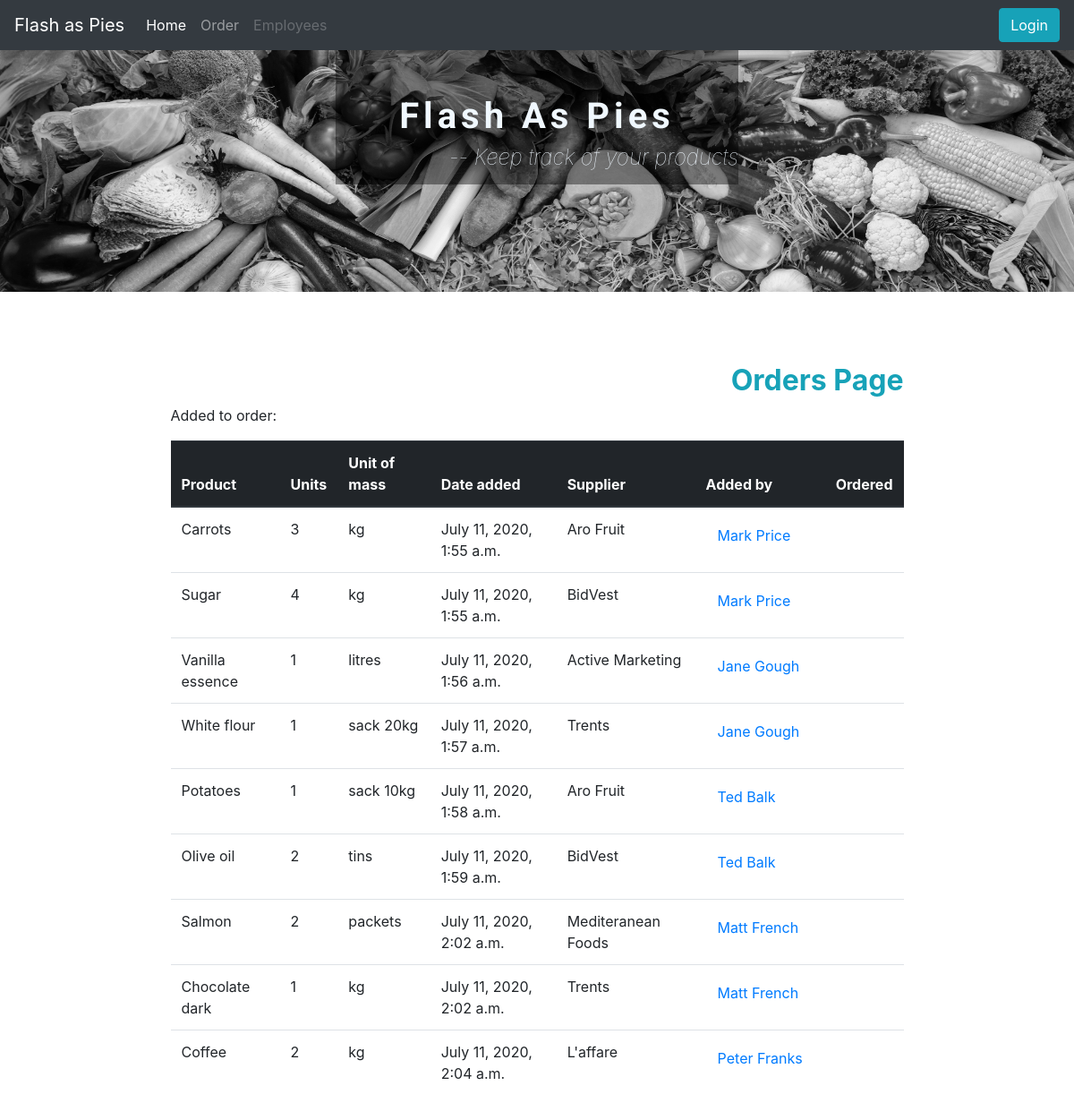
The app's page /order/, older data.
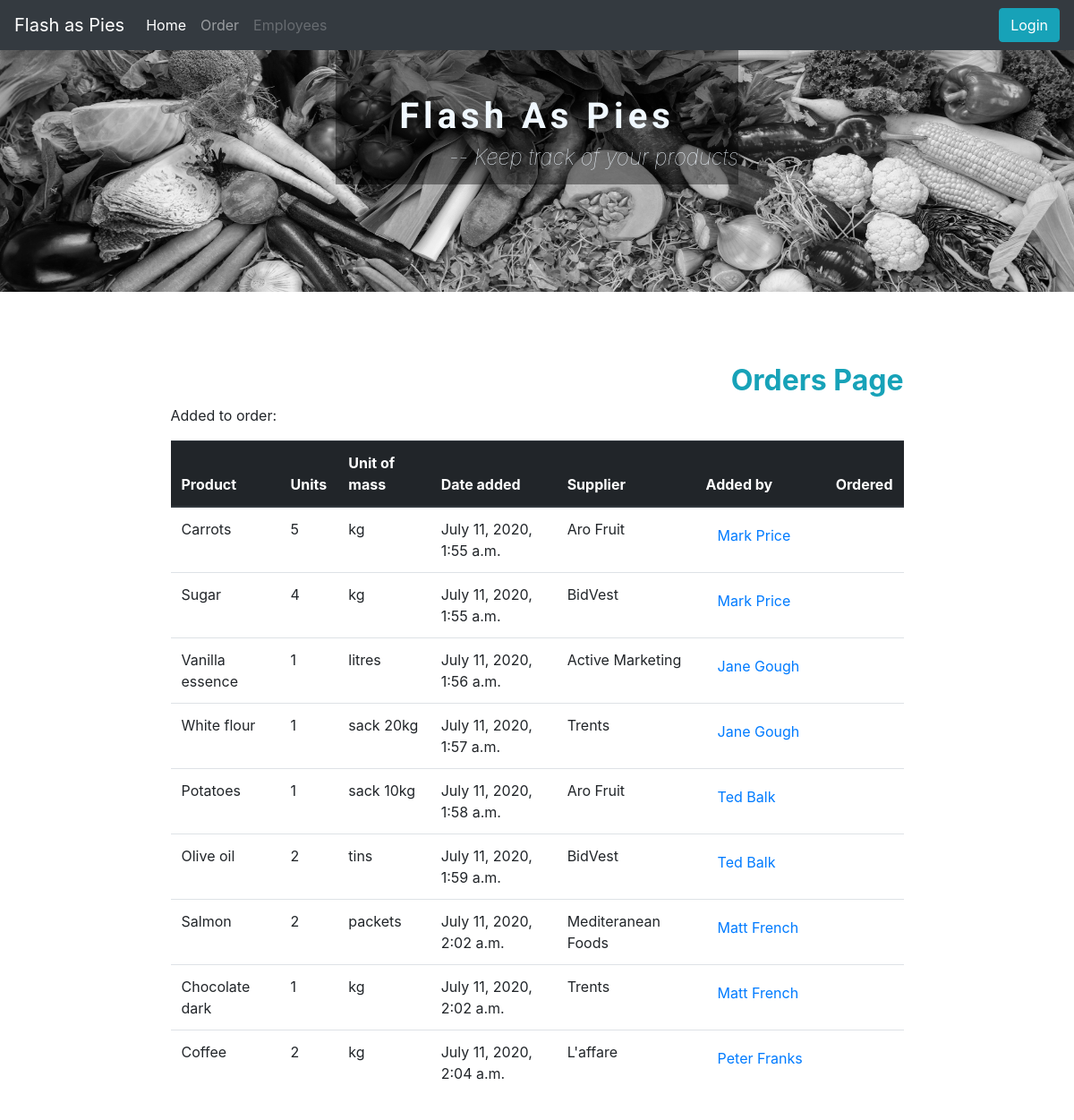
The same page, newer data.
### flashAsPie/models.py (models this page shows, shortened)
class Order (models.Model):
    order_id = models.AutoField(primary_key = True)
    date = models.DateTimeField(auto_now_add = True)
    product = models.ForeignKey(Product, on_delete=models.SET_NULL, null=True)
    units = models.IntegerField()
    quantity = models.ForeignKey(Quantity, on_delete=models.SET_NULL, null=True)
    supplier = models.ForeignKey(Supplier, on_delete=models.SET_NULL, null=True)
    user = models.ForeignKey(User, on_delete=models.SET_NULL, null=True)
    is_ordered = models.BooleanField(default = False)
    objects = OrderManager()

class Product(models.Model):
    product_id = models.AutoField(primary_key=True, verbose_name="ID")
    product_name = models.CharField(max_length= 50)
    brand_name = models.CharField(max_length = 20)
    category = models.ForeignKey(Category, on_delete=models.SET_NULL, null=True)
    units = models.IntegerField()
    quantity = models.ForeignKey(Quantity, on_delete=models.SET_NULL, null=True)
    objects = ProductManager()
    class Meta:
        verbose_name = "Product"
        verbose_name_plural = 'Products'
    def __str__(self):
        return self.product_name

class Quantity (models.Model):
    quantity_id = models.AutoField(primary_key=True)
    measure = models.CharField(max_length = 15)
    objects = QuantityManager()
    class Meta:
        verbose_name = "Quantity"
        verbose_name_plural = 'Quantity'
    def __str__(self):
        return self.measure

class Supplier (models.Model):
    supplier_id = models.AutoField(primary_key = True)
    supplier_name = models.CharField(max_length = 30)
    objects = SupplierManager()
    def __str__(self):
        return self.supplier_name

class User (models.Model):
    user_id = models.AutoField(primary_key=True)
    username = models.CharField(max_length = 15, unique = True)
    password = models.CharField(max_length = 35)
    email = models.EmailField()
    first_name = models.CharField(max_length = 20)
    last_name = models.CharField(max_length = 20)
    dob = models.DateField()
    position = models.CharField(max_length = 25)
    phone = models.CharField(max_length=35)
    is_admin = models.BooleanField(default = False)
    is_staff = models.BooleanField(default = False)
    USERNAME_FIELD = 'username'
    REQUIRED_FIELDS = ['email','first_name', 'last_name']
    objects = NewUserManager()
    def __str__(self):
        return (self.first_name + " " + self.last_name)

### flashAsPie/views.py (the view)
# urls.py: path('order/', order, name='order'),
def order(request):
    orders = Order.objects.all()
    context = {
        "orders": orders
    }
    return render(request, "order.html", context)

### flashAsPie/templates/order.html (shortened to what this page needs)
{% extends "base.html" %}
{% load static %}
{% block content %}
<div class="tableView">
<div class="container-fluid">
  <div class="topTitle">
    <h2>Orders Page</h2>
    <p>Added to order:<p>
  </div>
  <table class="table">
    <thead class="thead-dark">
      <tr>
        <th scope="col">Product</th>
        <th scope="col">Units</th>
        <th scope="col">Unit of mass</th>
        <th scope="col">Date added</th>
        <th scope="col">Supplier</th>
        <th scope="col">Added by</th>
        <th scope="col">Ordered</th>
      </tr>
    </thead>
    <tbody>
      {% if orders %}
      {% for order in orders %}
        <tr>
          <td>{{ order.product |capfirst }}</td>
          <td>{{ order.units}}</td>
          <td>{{ order.quantity}}</td>
          <td>{{ order.date}}</td>
          <td>{{ order.supplier}}</td>
          {% if user.is_authenticated %}
          <td><button type="button" class="btn btn-link" data-toggle="modal" data-target="#exampleModal{{order.user_id}}">{{order.user}}</button>
          </td>
          {% else %}
          <td><button type="button" class="btn btn-link" data-toggle="modal" data-target="#myModal">{{order.user}}</button>
          </td>
          {% endif %}
          {% if order.is_ordered %}
          <td> <img src="{% static 'images/tick.png' %}" alt="tick"> </td>
          {% else %}
          <td></td>
          {% endif %}
        </tr>
      {% endfor %}
      {% else %}
      <div class="col-md-12">
        <h2>There are no orders.</h2>
      </div>
      {% endif %}
    </tbody>
  </table>
</div>
</div>
{% endblock %}

Row changes from the older to the newer data that the page shows:
changed Order "Carrots": units "3" → "5"
